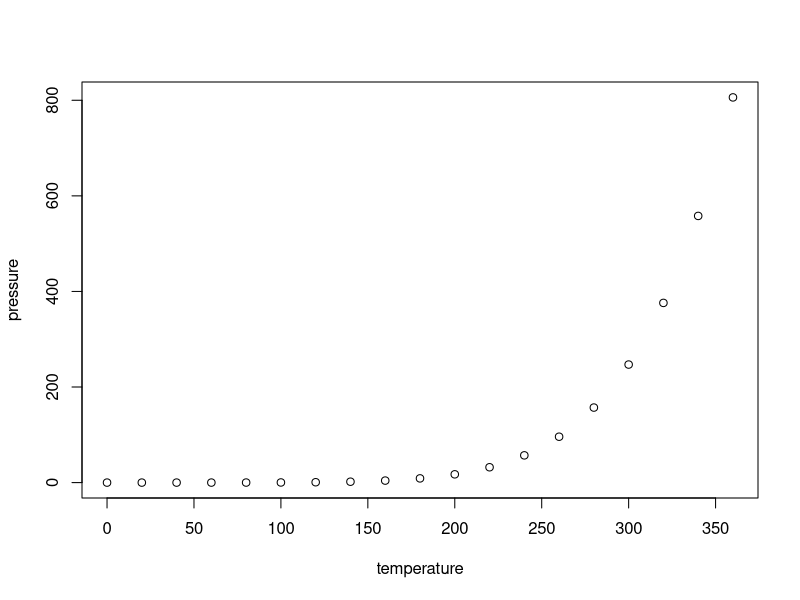
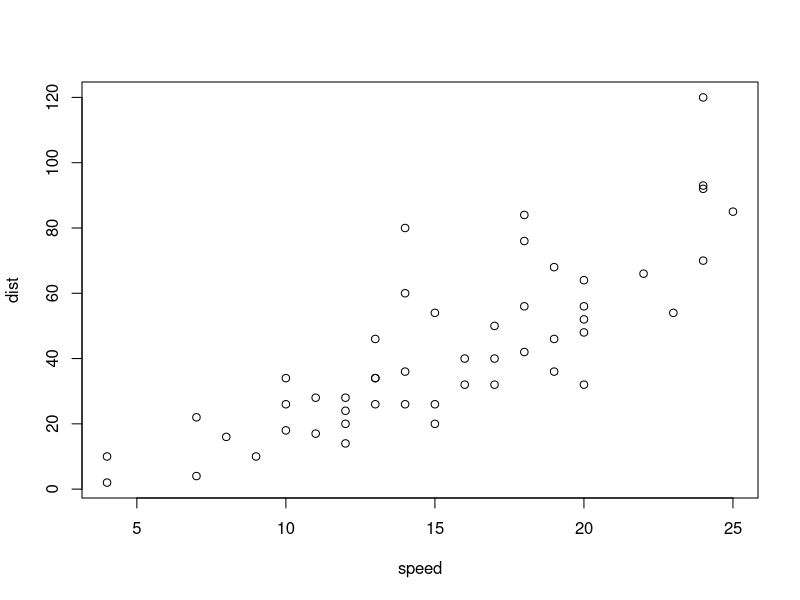
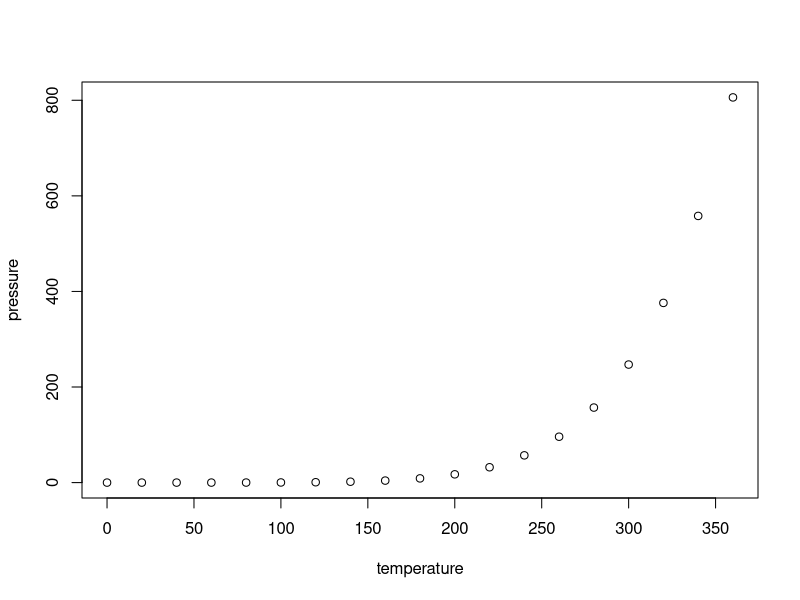
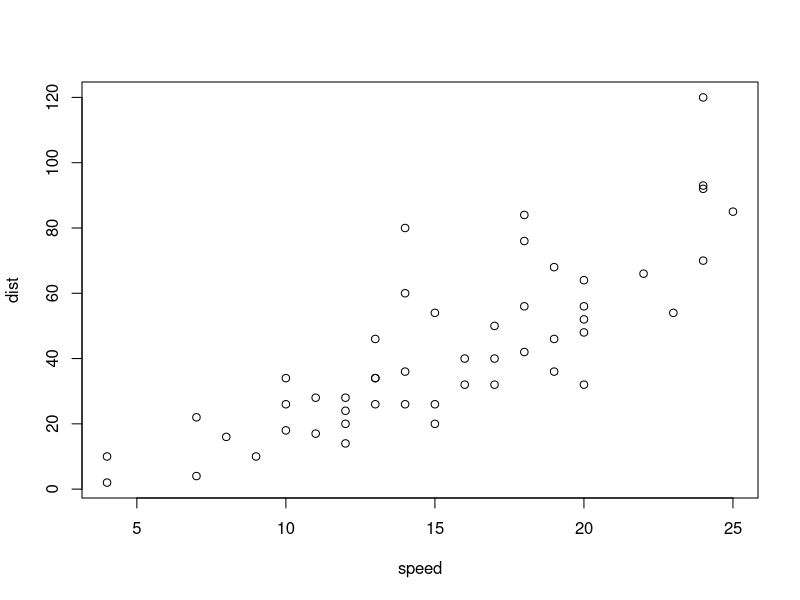
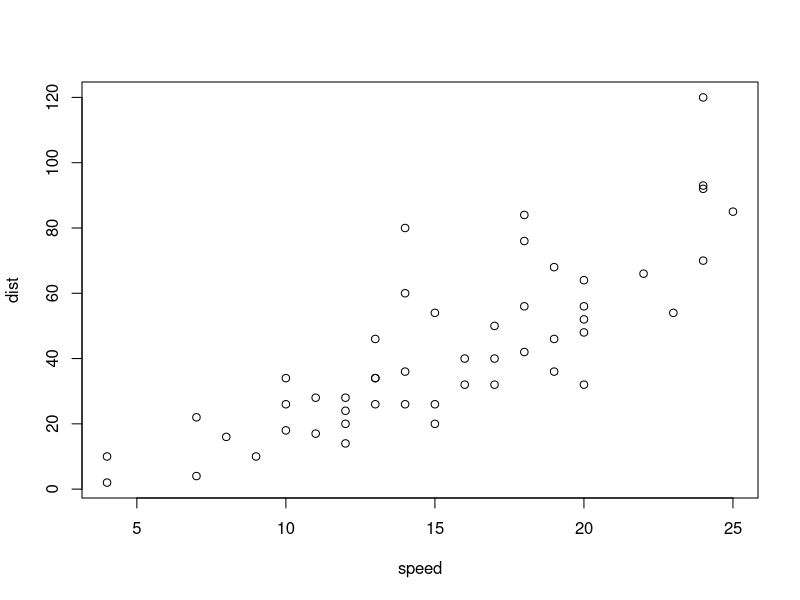
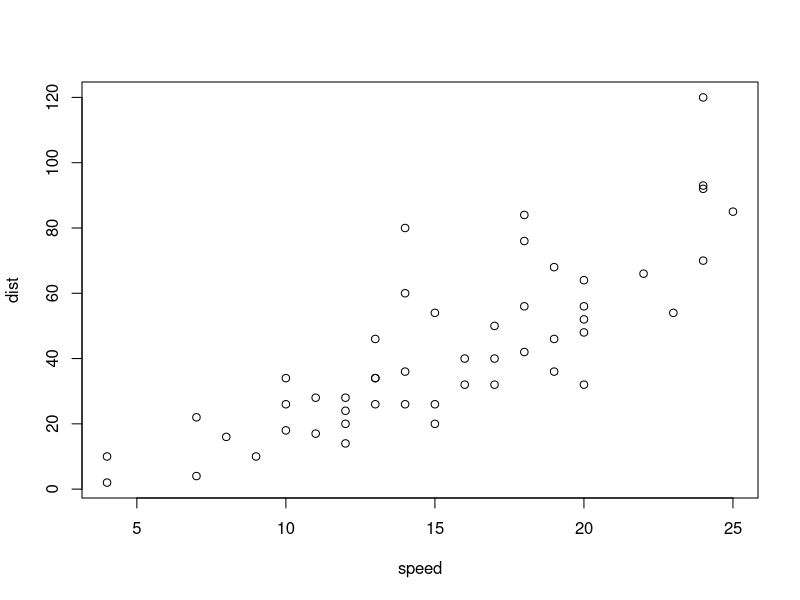
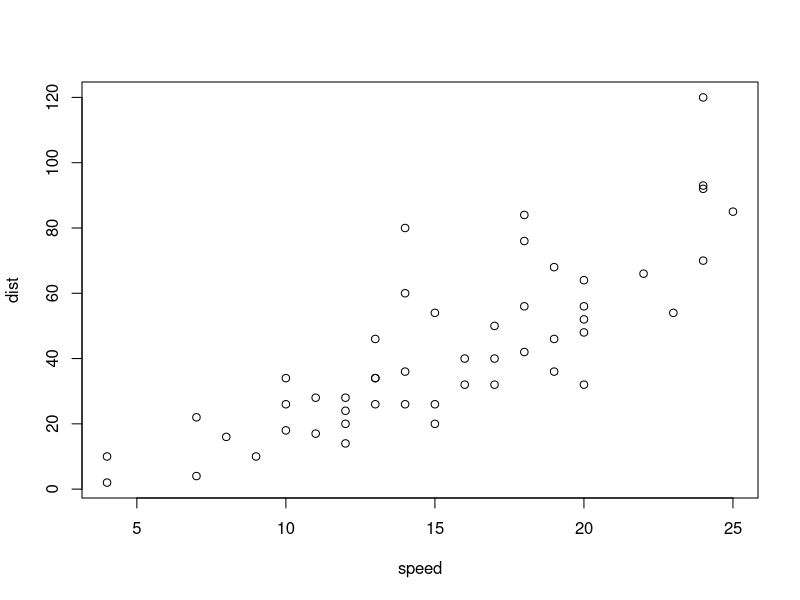

Here is the R script that generated these plots, in order:
## ---- chunk 1
knitr::opts_chunk$set(echo = TRUE)
## ---- chunk 2
summary(cars)

lm(cars)


## ---- chunk 3

plot(pressure)

plot(cars)


## ---- chunk 4

plot(pressure)

plot(cars)

plot(cars)
plot(cars)
plot(cars)


